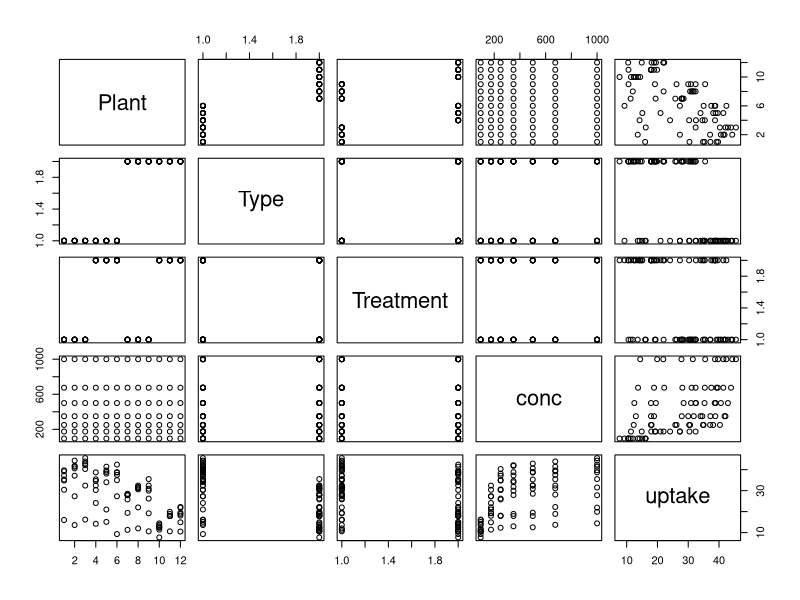

Write the R code that produced this figure.
## ---- chunk 1
1 + 1
## ---- chunk 2
#| echo: false
2 * 2
plot(CO2)
